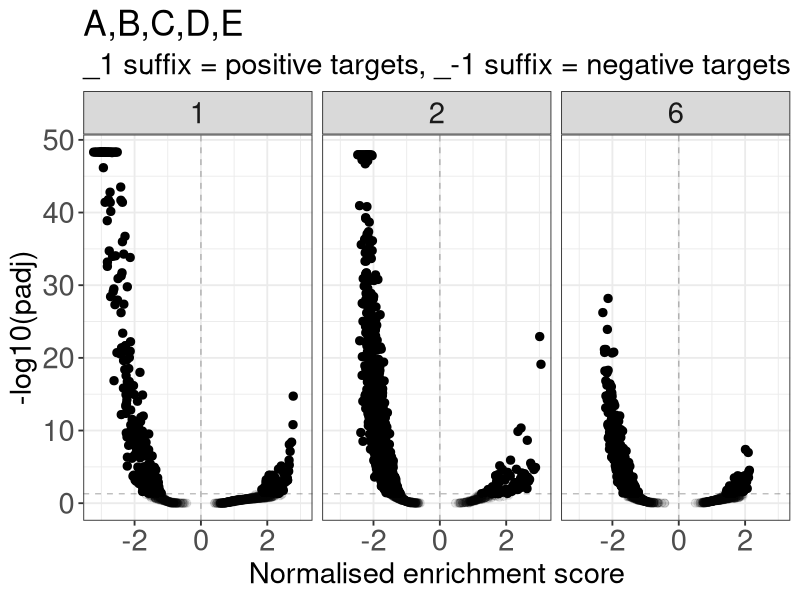
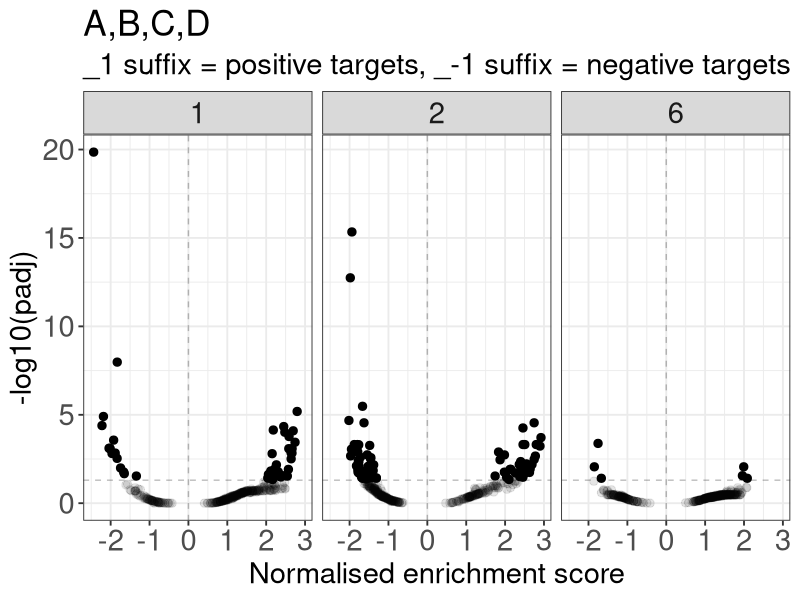
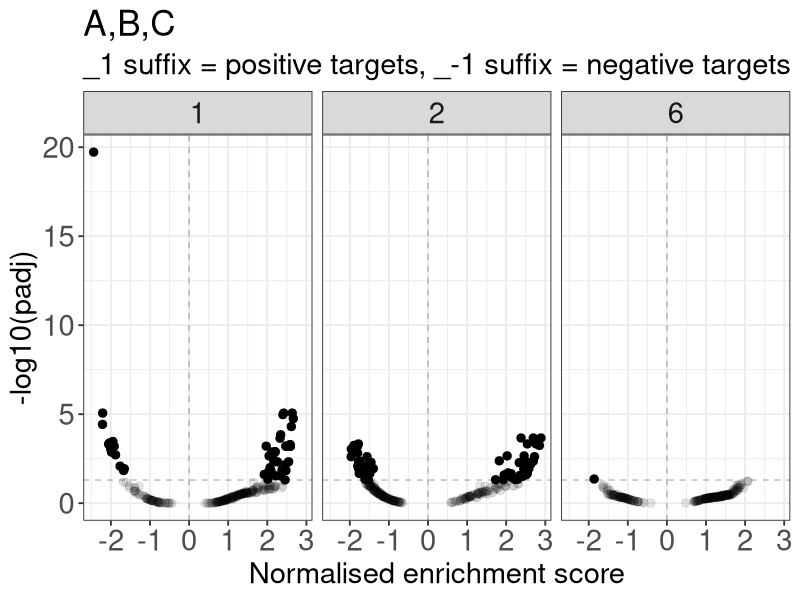
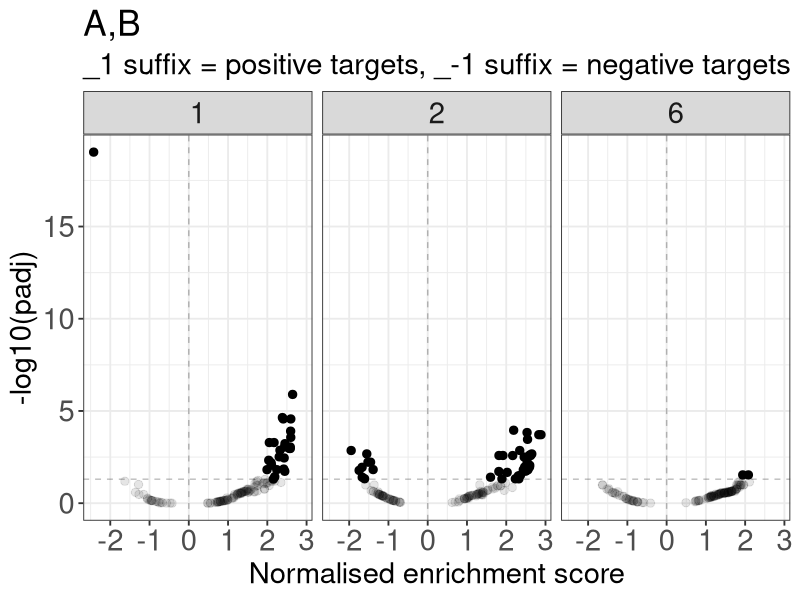
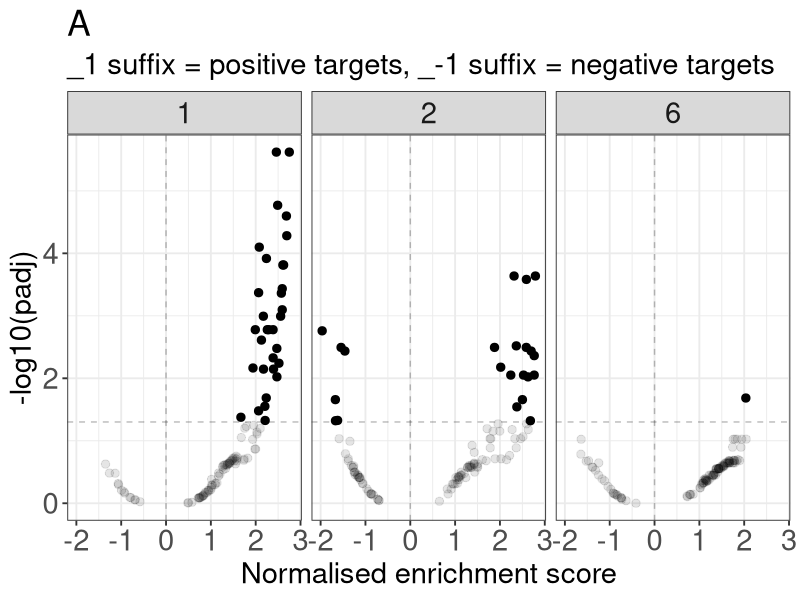

The R source for these figures, in order: (Note: this script raises an error after producing the figures.)
## ---- chunk 1
knitr::opts_chunk$set(echo = TRUE)
library(tidyverse)
## ---- chunk 2
total_gsea <- read_tsv("data/2023-03-05_total_rna_gsea_dorothea_tf_all_conf_levels_min_5_targets_all.tsv")

## ---- chunk 3
dorothea_conf_levels <- list(c("A", "B", "C", "D", "E"),
  c("A", "B", "C", "D"),
  c("A", "B", "C"),
  c("A", "B"),
  c("A")
  ) %>%
  set_names(map(., ~ paste(.x, collapse = ",")))

## ---- chunk 4
names(dorothea_conf_levels) %>%
  set_names() %>%
map(~ total_gsea %>%
      filter(confidence_levels == .x) %>%
      mutate(log10_p = -log10(padj),
             p_alpha = if_else(padj < 0.05, 1, 0.5)
             ) %>%
      ggplot(aes(x = NES, y = log10_p, alpha = p_alpha)) +
      facet_wrap("~ timepoint") +
  geom_point(size = rel(2.5)) +
  geom_vline(xintercept = 0, linetype = "dashed", alpha = 0.25) +
  geom_hline(yintercept = -log10(0.05), linetype = "dashed", alpha = 0.25) +
  scale_alpha(guide = "none") +
  labs(title = .x,
       subtitle = "_1 suffix = positive targets, _-1 suffix = negative targets",
       x = "Normalised enrichment score",
       y = "-log10(padj)") +
  theme_bw(base_size = 14)
  +
  theme(title = element_text(size = rel(1.5)),
        axis.text = element_text(size = rel(1.5)),
        strip.text = element_text(size = rel(1.5)))
  )
## ---- chunk 5

total_gsea = as.data.table(total_gsea)
e2f4_genes = total_gsea[confidence_levels == 'A' & timepoint == 2] |> 
    separate(pathway, sep = "_", into = c("tf","dir"),convert =  TRUE) |> 
    filter(dir == 1) |> 
    filter(padj < 0.05 & NES < 0) |> 
    select(tf,leadingEdge) |> 
    separate_rows(leadingEdge,sep = ";") |> 
    unique() |> 
    group_by(leadingEdge) %>%
    summarise(tfs = toString(tf)) %>%
    ungroup()


new_ratio_bayesian_p_de |> 
    filter(time == 2) |> 
    left_join(e2f4_genes,by = c("gene_name" = 'leadingEdge')) |> 
    filter(!is.na(tfs)) |> 
    filter(new_rna_sig != "unclear") |> 
    ggplot(aes(x = log2FoldChange,
               y = log2Fold_newRNA)) + 
    geom_point() + 
    geom_text_repel(aes(label = gene_name)) + 
    geom_hline(yintercept = 0,linetype = 'dashed') + 
    geom_vline(xintercept = 0,linetype = 'dashed')  + 
    theme_bw()
    
## ---- chunk 6

total_gsea_a <- total_gsea %>%
  filter(confidence_levels == "A")

total_gsea_a %>%
    separate(pathway,sep = "_",into = c("tf","direction")) |> 
mutate(regulation = ifelse(direction == "1",'Activated','Repressed')) |> 
    mutate(plot_name = ifelse((grepl("53|CREB|STAT|ATF|MYC|SRF|JUN|SP1|KLF",tf) & padj < 0.05)|(
        -log10(padj) > 4
    )|
        (timepoint == 6 & padj < 0.05)|
        (timepoint == 2 & -log10(padj) > 2.3),tf,NA_character_)) |> 
  mutate(log10_p = -log10(padj),
          p_alpha = if_else(padj < 0.05, 1, 0.5),
         p_timepoint = paste(timepoint, "hr", sep = ""),
             ) %>% 
  ggplot(aes(x = NES, y = log10_p, alpha = p_alpha)) +
  facet_wrap("~ p_timepoint",nrow = 2) +
  geom_point(size = rel(2.5),aes(color = regulation)) +
  geom_vline(xintercept = 0, linetype = "dashed", alpha = 0.25) +
  geom_hline(yintercept = -log10(0.05), linetype = "dashed", alpha = 0.25) +
    ggrepel::geom_text_repel(aes(label = plot_name,color = regulation),max.overlaps = 50,min.segment.length = 0) +
  scale_alpha(guide = "none") +
  scale_x_continuous(limits = c(-3, 3),
                     breaks = seq(-3,3,1)) +
  scale_y_continuous(limits = c(0, 6),
                     breaks = seq(0,6,1)) +
  labs(x = "TF enrichment score",
       y = "-log10(padj)") +
  theme_bw() +
  theme() +
    scale_color_manual(values = c("#EB4747","#ABC9FF")) +
    theme(legend.position = 'bottom')


